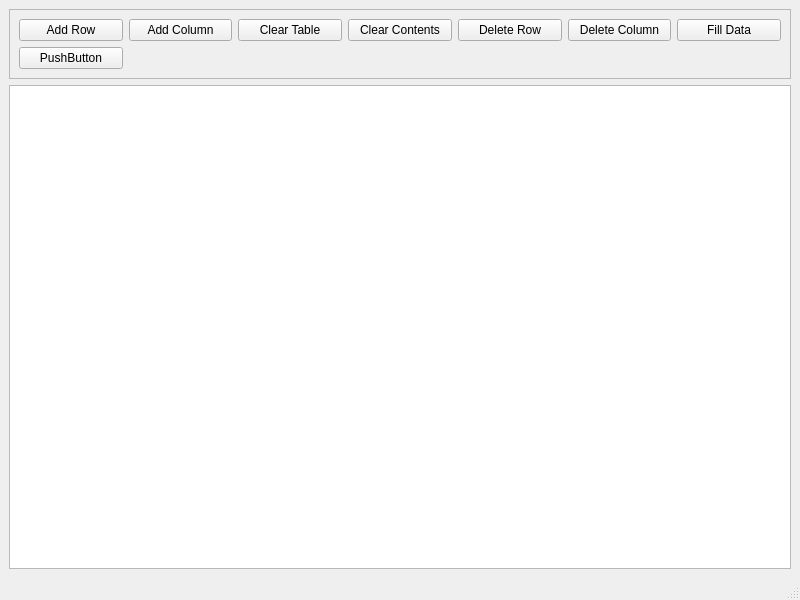
<?xml version="1.0" encoding="UTF-8"?>
<ui version="4.0">
 <class>MainWindow</class>
 <widget class="QMainWindow" name="MainWindow">
  <property name="geometry">
   <rect>
    <x>0</x>
    <y>0</y>
    <width>800</width>
    <height>600</height>
   </rect>
  </property>
  <property name="windowTitle">
   <string>MainWindow</string>
  </property>
  <widget class="QWidget" name="centralwidget">
   <layout class="QGridLayout" name="gridLayout">
    <item row="0" column="0">
     <widget class="QFrame" name="frame">
      <property name="layoutDirection">
       <enum>Qt::LeftToRight</enum>
      </property>
      <property name="frameShape">
       <enum>QFrame::StyledPanel</enum>
      </property>
      <property name="frameShadow">
       <enum>QFrame::Raised</enum>
      </property>
      <layout class="QGridLayout" name="gridLayout_2">
       <item row="0" column="0">
        <widget class="QPushButton" name="addRowBtn">
         <property name="text">
          <string>Add Row</string>
         </property>
        </widget>
       </item>
       <item row="0" column="2">
        <widget class="QPushButton" name="clearTable">
         <property name="text">
          <string>Clear Table</string>
         </property>
        </widget>
       </item>
       <item row="0" column="1">
        <widget class="QPushButton" name="addColumnBtn">
         <property name="text">
          <string>Add Column</string>
         </property>
        </widget>
       </item>
       <item row="0" column="4">
        <widget class="QPushButton" name="deleteRow">
         <property name="text">
          <string>Delete Row</string>
         </property>
        </widget>
       </item>
       <item row="0" column="5">
        <widget class="QPushButton" name="deleteColumn">
         <property name="text">
          <string>Delete Column</string>
         </property>
        </widget>
       </item>
       <item row="0" column="6">
        <widget class="QPushButton" name="fillData">
         <property name="text">
          <string>Fill Data</string>
         </property>
        </widget>
       </item>
       <item row="0" column="3">
        <widget class="QPushButton" name="clearCon">
         <property name="text">
          <string>Clear Contents</string>
         </property>
        </widget>
       </item>
       <item row="1" column="0">
        <widget class="QPushButton" name="pushButton">
         <property name="text">
          <string>PushButton</string>
         </property>
        </widget>
       </item>
      </layout>
     </widget>
    </item>
    <item row="1" column="0">
     <widget class="QTableWidget" name="tableWidget"/>
    </item>
   </layout>
  </widget>
  <widget class="QMenuBar" name="menubar">
   <property name="geometry">
    <rect>
     <x>0</x>
     <y>0</y>
     <width>800</width>
     <height>22</height>
    </rect>
   </property>
  </widget>
  <widget class="QStatusBar" name="statusbar"/>
 </widget>
 <resources/>
 <connections/>
</ui>
